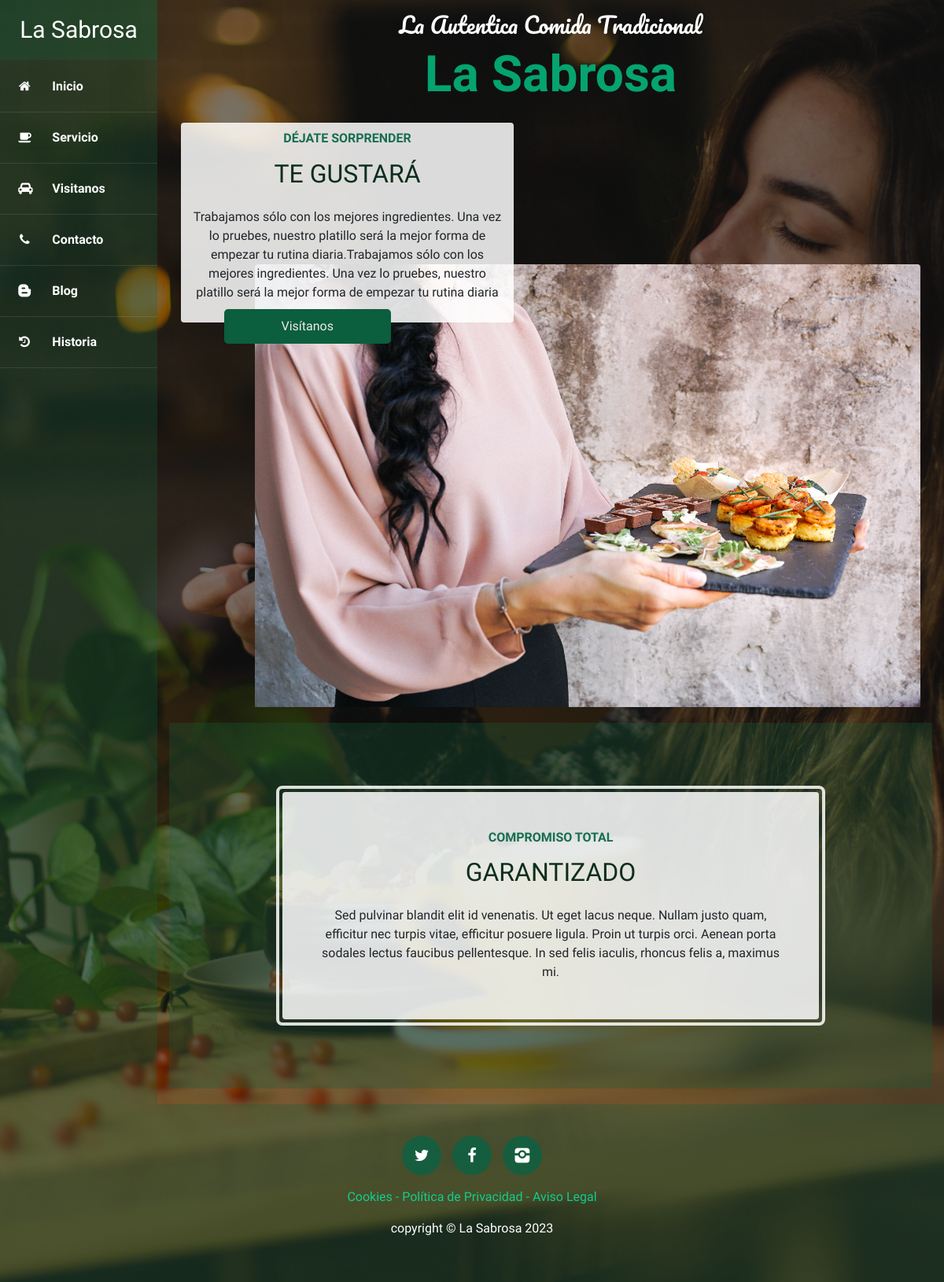
The page / on the database its author committed.
### core/models.py (models this page shows, shortened)
class Page(models.Model):
    title = models.CharField(max_length=200, verbose_name="Título")
    content = RichTextField(verbose_name="Contenido")
    created = models.DateTimeField(auto_now_add=True, verbose_name="Fecha creación")
    updated = models.DateTimeField(auto_now=True, verbose_name="Fecha edición")
    class Meta:
        verbose_name = "página"
        verbose_name_plural = "páginas"

### core/views.py (the view)
# urls.py: path('', views.home, name="home"),
def home(request):
    return render(request, "core/home.html")

### core/templatetags/pages_extra.py (called while the page is built)
@register.simple_tag
def get_pages():
    pages = Page.objects.all()
    return pages

### core/templates/core/home.html (shortened to what this page needs)
{% extends 'core/base.html' %}
{% load static %}
{% block content %}
						<div class="contenido">
							<section class="page-section clearfix">
								<div class="container">
									<div class="intro">
										<div class="intro-text left-5 text-center bg-faded  rounded">
											<h2 class="section-heading mb-4">
												<span class="section-heading-upper">Déjate sorprender</span>
												<span class="section-heading-lower">Te gustará</span>
											</h2>
											<p class="mb-3">Trabajamos sólo con los mejores ingredientes. Una vez lo
												pruebes, nuestro platillo será la
												mejor
												forma de empezar tu rutina diaria.Trabajamos sólo con los mejores ingredientes. Una vez lo
												pruebes, nuestro platillo será la
												mejor
												forma de empezar tu rutina diaria
											</p>
											<a class="intro-button" href="visit.html">Visítanos</a>
										</div>
										<img class="intro-img img-fluid mb-3 mb-lg-0 rounded" src="{% static 'core/img/sasha-img.jpg' %}"
											alt="">
									</div>
								</div>
							</section>
							<section class="page-section cta">
								<div class="container">
									<div class="row">
										<div class="col-xl-9 mx-auto">
											<div class="cta-inner text-center rounded">
												<h2 class="section-heading mb-4">
													<span class="section-heading-upper">Compromiso total</span>
													<span class="section-heading-lower">Garantizado</span>
												</h2>
												<p class="mb-0">Sed pulvinar blandit elit id venenatis. Ut eget lacus
													neque.
													Nullam justo quam,
													efficitur
													nec turpis vitae, efficitur posuere ligula. Proin ut turpis orci.
													Aenean
													porta sodales lectus
													faucibus
													pellentesque. In sed felis iaculis, rhoncus felis a, maximus mi.</p>
											</div>
										</div>
									</div>
								</div>
							</section>
						</div>
{% endblock %}

### core/templates/core/base.html (shortened to what this page needs)
<!DOCTYPE html>
<html lang="es">
<head>
	{% load static %}
	<link rel="stylesheet" href="{% static 'core/css/bootstrap.min.css' %}">
	<link rel="stylesheet" href="{% static 'core/css/fontello.css' %}">
	<link rel="stylesheet" href="{% static 'core/css/styles.css' %}">
</head>
<body>
	<div class="container-fluid">
		<div class="row">
			<div class="barra-lateral col-12 col-sm-auto">
				<div class="logo">
					<h2>La Sabrosa</h2>
				</div>
				<div class="menu d-flex d-sm-block justify-content-center flex-wrap">
					<a href="{% url 'home' %}">
						<i class="icon-home"></i>
						<span>Inicio</span>
					</a>
					<a href="{% url 'services' %}">
						<i class="icon-coffee"></i>
						<span>Servicio</span>
					</a>
					<a href="{% url 'visit' %}">
						<i class="icon-cab"></i>
						<span>Visitanos</span>
					</a>
					<a href="{% url 'contact' %}">
						<i class="icon-phone"></i>
						<span>Contacto</span>
					</a>
					<a href="{% url 'blog' %}">
						<i class="icon-blogger"></i>
						<span>Blog</span>
					</a>
					<a href="{% url 'history' %}">
						<i class="icon-history"></i>
						<span>Historia</span>
					</a>
				</div>
			</div>
			<main class="main col">
				<div class="row marca">
					<div class="titulos col-12">
						<h3>La Autentica Comida Tradicional</h3>
						<h2> La Sabrosa</h2>
					</div>
				</div>
				<div class="row">
					<div class="col-lg-12">
                        {% block content%}
						{% endblock %}
       				</div>
				</div>
			</main>
		</div>
	</div>
	<footer class="footer">
		<div class="container">
			<div class="row footer-icon justify-content-center">
				<p class="col-auto">
					<a href="#" class="icono">
						<i class="icon-twitter"></i>
					</a>
					<a href="#" class="icono">
						<i class="icon-facebook"></i>
					</a>
					<a href="#" class="icono">
						<i class="icon-instagram"></i>
					</a>
				</p>
				<p class="col-auto link">
					{% load pages_extra %}
					{% get_pages as pages %}
					{% for page in pages %}
						<a href="{% url 'other' page.id %}" class="link">{{page.title}}</a>{% if not forloop.last %} - {% endif %}
					{% endfor %}
				</p>
				<p class="col-auto copy">copyright &copy; La Sabrosa 2023</p>
			</div>
		</div>
	</footer>
</body>
</html>

### core/static/core/css/styles.css (style rules this page uses)
body { font-family: 'Source Sans Pro', sans-serif; background: linear-gradient(rgba(2, 5, 4, 0.507), rgba(1, 2, 1, 0.466)), url("../img/bg-font.jpg"); background-attachment: fixed; background-position: center; background-size: cover; }
.barra-lateral { background: #1c5c3c50; color: #fff; min-width: 200px; min-height: auto; padding: 0; }
.barra-lateral a { color: #fff; }
.barra-lateral .logo { background: #1c5c3c50; margin-bottom: 2px; }
.barra-lateral .logo h2 { font-size: 30px; font-family: 'Source Sans Pro', sans-serif; padding: 20px 0; text-align: center; font-weight: 400; margin: 0; }
.barra-lateral .menu a { display: block; padding: 20px 0; font-family: 'Source Sans Pro',sans-serif; font-weight: 700; border-bottom: 1px solid rgba(255,255,255,.1); }
.barra-lateral .menu a i { margin-right: 20px; margin-left: 20px; font-weight: normal; }
.marca { text-align: center; margin: 15px; }
.marca .titulos { text-align: center; }
.marca .titulos h3 { font-family: 'Pacifico'; font-weight: 400; color: #fff; }
.marca .titulos h2 { font-family: 'Ranga'; font-weight: 700; color: rgb(5, 163, 111); font-size: 4rem; }
.page-section { margin-top: 0; margin-bottom: 0; }
.section-heading { text-transform: uppercase; }
.section-heading .section-heading-upper { display: block; font-size: 1rem; font-weight: 700; padding-bottom:1rem; color: #176e51; }
.section-heading .section-heading-lower { display: block; font-size: 2rem; font-weight: 400; color: #0b2e1c; padding: 0; }
.bg-faded { background-color: rgba(255, 255, 255, 0.85); }
.intro { position: relative; }
@media (min-width: 992px) { .intro .intro-img { width: 90%; float: right; margin-top: 180px; padding-bottom: 20px; } }
@media (min-width: 992px) { .intro .intro-text { width: 100%; margin-top: 0; position: absolute; padding: 10px; } }
@media (min-width: 992px) { .intro .intro-text .intro-button { background: #0b5e3e; color: #eeebeb; border-radius: 5px; text-decoration: none; padding: 10px; margin: 5px; border: none; width: 50%; left: 50px; position: absolute; bottom: -2rem; } }
@media (min-width: 1200px) { .intro .intro-text { width: 45%; } }
.cta { margin-bottom: 20px; padding-top: 5rem; padding-bottom: 5rem; background-color: #1c5c3c50; }
.cta .cta-inner { position: relative; padding: 3rem; margin: 0.5rem; background-color: rgba(255, 255, 255, 0.85); }
.cta .cta-inner:before { border-radius: 0.5rem; content: ''; position: absolute; top: -0.5rem; bottom: -0.5rem; left: -0.5rem; right: -0.5rem; border: 0.25rem solid rgba(255, 255, 255, 0.85); }
.footer { background: #1c5c3c50; }
.footer-icon { padding: 40px 0; display: block; text-align: center; }
.footer-icon .icono { width: 50px; height: 50px; font-size: 20px; line-height: 50px; color: #fff; text-align: center; background: #066445bd; display: inline-block; margin: 0px 5px; text-decoration: none; border-radius: 50px; }
.footer-icon .link { color: #0ed492f3; text-decoration: none; }
.footer-icon .copy { color: #fff; }

### rows shown on the page
Page: title "Cookies"
Page: title "Política de Privacidad"
Page: title "Aviso Legal"
